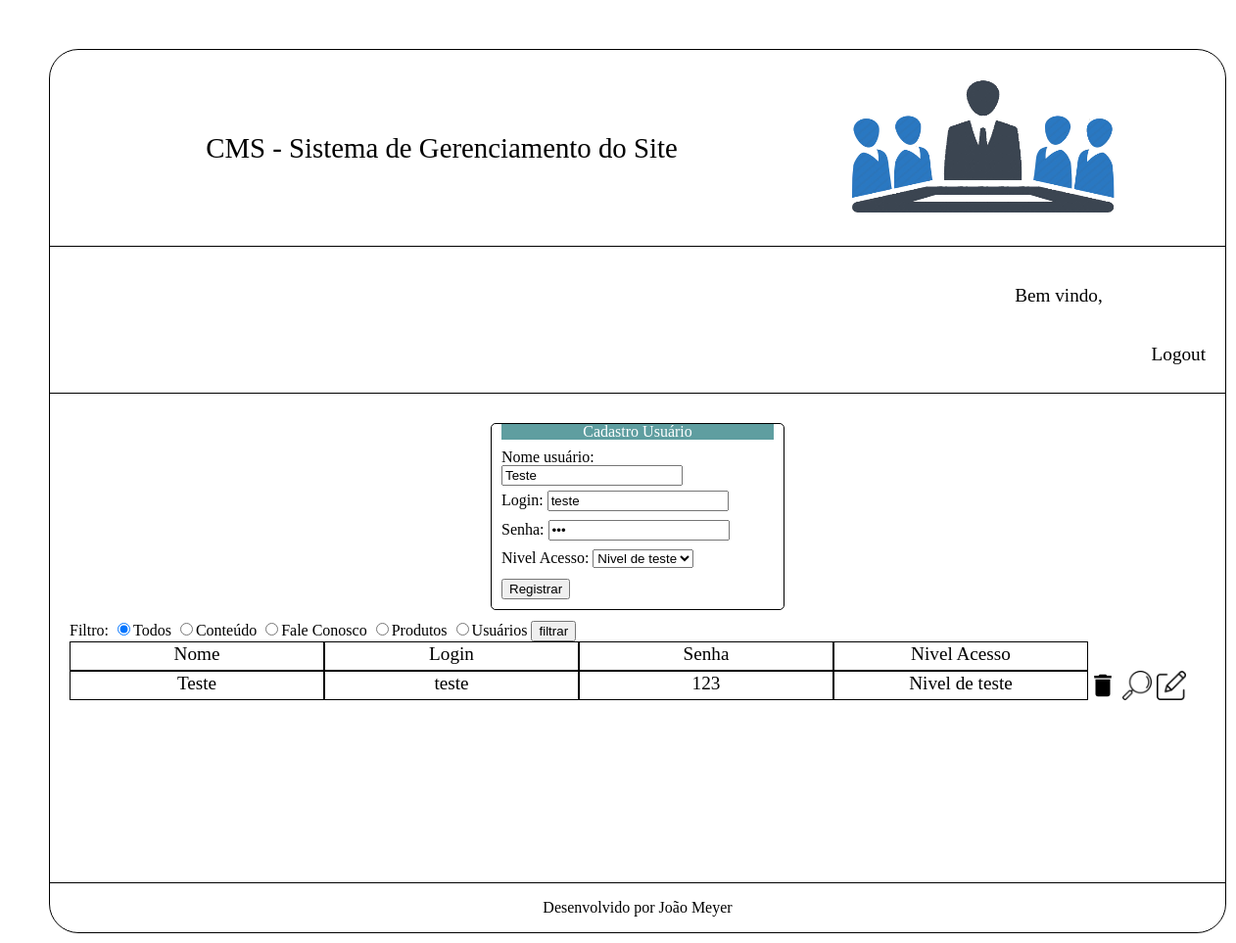
Page /Projeto_Hamburgueria2.0/cms/pagina_usuarios.php?modo=editar&id=1 on the committed database.
### tables this page shows
create table tblUsuario (
	idUsuario int(11) not null auto_increment primary key,
    nome varchar(200) not null,
    login varchar(200) not null,
    senha varchar(100) not null,
    idNivelAcesso int(11) not null,
    constraint FK_idNivelAcesso_tblUsuario foreign key (idNivelAcesso)
    references tblNivelAcesso (idNivelAcesso)
);

create table tblNivelAcesso (
	idNivelAcesso int(11) not null auto_increment primary key,
    nomeNivel varchar(200) not null,
    acessoConteudo boolean not null,
    acessoFaleConosco boolean not null,
    acessoProduto boolean not null,
    acessoUsuarios boolean not null
);

### Projeto_Hamburgueria2.0/cms/pagina_usuarios.php (the view, shortened to what this page needs)
<?php
    $conexao = conexaoMysql();
    $dominio= $_SERVER['HTTP_HOST'];
    $url = "http://" . $dominio. $_SERVER['REQUEST_URI'];
    if(isset($_POST['btnFiltrar'])){
        if($_GET['modo']){
            if($_GET['modo'] == 'filtrar'){
                $filtro = $_POST['inputFiltro'];
                switch($filtro){
                    case "c":
                        $sqlQuerySelect = "select tblUsuario.*, tblNivelAcesso.nomeNivel
                            from tblUsuario, tblNivelAcesso
                            where tblUsuario.idNivelAcesso = tblNivelAcesso.idNivelAcesso
                            and tblNivelAcesso.acessoConteudo = 1
                            order by tblUsuario.nome";
                    break;
                    case "f":
                        $sqlQuerySelect = "select tblUsuario.*, tblNivelAcesso.nomeNivel
                            from tblUsuario, tblNivelAcesso
                            where tblUsuario.idNivelAcesso = tblNivelAcesso.idNivelAcesso
                            and tblNivelAcesso.acessoFaleConosco = 1
                            order by tblUsuario.nome";
                    break;
                    case "p":
                        $sqlQuerySelect = "select tblUsuario.*, tblNivelAcesso.nomeNivel
                            from tblUsuario, tblNivelAcesso
                            where tblUsuario.idNivelAcesso = tblNivelAcesso.idNivelAcesso
                            and tblNivelAcesso.acessoProduto = 1
                            order by tblUsuario.nome";
                    break;
                    case "u":
                        $sqlQuerySelect = "select tblUsuario.*, tblNivelAcesso.nomeNivel
                            from tblUsuario, tblNivelAcesso
                            where tblUsuario.idNivelAcesso = tblNivelAcesso.idNivelAcesso
                            and tblNivelAcesso.acessoUsuarios = 1
                            order by tblUsuario.nome";
                    break;
                    default:
                        $sqlQuerySelect = "select tblUsuario.*, tblNivelAcesso.nomeNivel
                            from tblUsuario, tblNivelAcesso
                            where tblUsuario.idNivelAcesso = tblNivelAcesso.idNivelAcesso
                            order by tblUsuario.nome";
                    break;
                }
            }
        }
    }
    else{
        $sqlQuerySelect = "select tblUsuario.*, tblNivelAcesso.nomeNivel
                            from tblUsuario, tblNivelAcesso
                            where tblUsuario.idNivelAcesso = tblNivelAcesso.idNivelAcesso
                            order by tblUsuario.nome";
    }
    $select = mysqli_query($conexao, $sqlQuerySelect);
    $action = "modulos/inserir_usuario.php?modo=inserir&url=".$url;
    $nome = null;
    $login = null;
    $senha = null;
    $idNivelAcesso = null;
    $nomeNivel = null;
    if(isset($_GET['modo'])){
        if($_GET['modo'] == 'editar'){
            if(isset($_GET['id'])){
                $id = $_GET['id'];
                $querySelectUsuario = "
                    select tblUsuario.*,
                    tblNivelAcesso.idNivelAcesso, tblNivelAcesso.nomeNivel
                    from tblUsuario, tblNivelAcesso
                    where tblUsuario.idNivelAcesso = tblNivelAcesso.idNivelAcesso
                    and tblUsuario.idUsuario = ".$id;
                $selectDados = mysqli_query($conexao, $querySelectUsuario);
                if($rsInfoUsuario = mysqli_fetch_assoc($selectDados)){
                    $nome = $rsInfoUsuario['nome'];
                    $login = $rsInfoUsuario['login'];
                    $senha = $rsInfoUsuario['senha'];
                    $idNivelAcesso = $rsInfoUsuario['idNivelAcesso'];
                    $nomeNivel = $rsInfoUsuario['nomeNivel'];
                    $action = "modulos/atualizar.php?modo=atualizar&id=".$rsInfoUsuario['idUsuario']."&url=".$url."&origem=pagina_usuarios";
                }
            }
        }
    }
?>
<!DOCTYPE html>
<html lang="pt-br">
    <head>
    </head>
    <body>
        <div id="conteinerCMS">
            <div id="conteinerSubmenusGerenciamento">
                <form action="<?=$action?>" name="formAdmCadastroUsuario" method="post">
                    <div class="conteinerCadastro">
                        <div class="tituloCadastro">Cadastro Usuário</div>
                        <div class="inputBox">
                            Nome usuário: <input type="text" name="txtNomeUsuario" value="<?=$nome?>" required>
                        </div>
                        <div class="inputBox">
                            Login: <input type="text" name="txtLogin" value="<?=$login?>" required>
                        </div>
                        <div class="inputBox">
                            Senha: <input type="password" name="txtSenha" value="<?=$senha?>" required>
                        </div>
                        <div class="inputBox">
                            Nivel Acesso:
                            <select name="slctNivelAcesso">
                                <?php
                                    if(isset($_GET['modo'])){
                                        if($_GET['modo'] == 'editar'){
                                            ?>
                                                <option value="<?=$idNivelAcesso?>"><?=$nomeNivel?></option>
                                            <?php
                                        }
                                    }
                                    else{
                                ?>
                                        <option value="">Selecione um Nivel</option>
                                <?php
                                    }
                                ?>
                            </select>
                        </div>
                        <div class="botaoRegistrar">
                            <input type="submit" name="btnSubmit" value="Registrar">
                        </div>
                    </div>
                </form>
                <form name="formAdmFaleConoscoFiltro" action="pagina_usuarios.php?modo=filtrar" method="post">
                    Filtro:
                    <input type="radio" name="inputFiltro" value="a" checked>Todos
                    <input type="radio" name="inputFiltro" value="c">Conteúdo
                    <input type="radio" name="inputFiltro" value="f">Fale Conosco
                    <input type="radio" name="inputFiltro" value="p">Produtos
                    <input type="radio" name="inputFiltro" value="u">Usuários
                    <input type="submit" value="filtrar" name="btnFiltrar">
                </form>
                <div class="conteinerComentario">
                    <div class="usuarioNome">Nome</div>
                    <div class="usuarioLogin">Login</div>
                    <div class="usuarioSenha">Senha</div>
                    <div class="usuarioNivelAcesso">Nivel Acesso</div>
                </div>
                <?php
                    while($rsSelect = mysqli_fetch_assoc($select)){
                        ?>
                            <div class="conteinerComentario">
                                <div class="usuarioNome"><?=$rsSelect['nome']?></div>
                                <div class="usuarioLogin"><?=$rsSelect['login']?></div>
                                <div class="usuarioSenha"><?=$rsSelect['senha']?></div>
                                <div class="usuarioNivelAcesso"><?=$rsSelect['nomeNivel']?></div>
                                <a onclick="return confirm('Deseja realmente excluir o registro?');"
                                href="./modulos/deletar.php?modo=excluir&id=<?=$rsSelect['idUsuario']?>&tabela=tblUsuario&coluna=idUsuario&url=<?=$url?>">
                                    <div class="excluir"></div>
                                </a>
                                <div class="visualizar" onclick="visualizarUsuario(<?=$rsSelect['idUsuario']?>);"></div>
                                <a href="pagina_usuarios.php?modo=editar&id=<?=$rsSelect['idUsuario']?>">
                                    <div class="editar"></div>
                                </a>
                            </div>
                        <?php
                    }
                ?>
            </div>
            <div id="rodape">
                Desenvolvido por João Meyer
            </div>
        </div>
    </body>
</html>

### Projeto_Hamburgueria2.0/cms/css/style.css (style rules this page uses)
body { padding: 50px; }
a { text-decoration: none; color: black; }
#conteinerCMS { width: 1200px; min-height: 800px; height: auto; margin-left: auto; margin-right: auto; border: black 1px solid; border-radius: 30px; }
#conteinerSubmenusGerenciamento { width: inherit; min-height: 500px; height: auto; overflow: hidden; padding: 20px; box-sizing: border-box; border-bottom: 1px solid black; }
.conteinerCadastro { width: 300px; min-height: 100px; height: auto; border: solid 1px black; box-sizing: border-box; padding: 10px; padding-top: 0px; border-radius: 5px; margin-bottom: 10px; margin-top: 10px; margin-left: auto; margin-right: auto; }
.tituloCadastro { text-align: center; background-color: cadetblue; color: white; margin-bottom: 10px; }
.inputBox { width: 100%; min-height: 25px; height: auto; overflow: hidden; box-sizing: border-box; margin-bottom: 5px; }
.usuarioNome { width: 260px; height: 30px; border: 1px black solid; box-sizing: border-box; font-size: 1.2em; line-height: 1.2em; text-align: center; float: left; }
.usuarioLogin { width: 260px; height: 30px; border: 1px black solid; box-sizing: border-box; font-size: 1.2em; line-height: 1.2em; text-align: center; float: left; }
.usuarioSenha { width: 260px; height: 30px; border: 1px black solid; box-sizing: border-box; font-size: 1.2em; line-height: 1.2em; text-align: center; float: left; }
.usuarioNivelAcesso { width: 260px; height: 30px; border: 1px black solid; box-sizing: border-box; font-size: 1.2em; line-height: 1.2em; text-align: center; float: left; }
.conteinerComentario { width: 1160px; min-height: 30px; height: auto; float: left; }
.excluir { width: 30px; height: 30px; margin-right: 5px; float: left; background-repeat: no-repeat; background-size: cover; background-image: url(../imagens/delete-24px.svg); }
.visualizar { width: 30px; height: 30px; margin-right: 5px; float: left; background-repeat: no-repeat; background-size: cover; background-image: url(../imagens/visualizar.png); }
.editar { width: 30px; height: 30px; margin-right: 5px; float: left; background-repeat: no-repeat; background-size: cover; background-image: url(../imagens/editar.png); }
#rodape { width: inherit; height: 50px; line-height: 50px; text-align: center; }

### rows in the picture
tblusuario: txtNomeUsuario "Teste", txtLogin "teste", slctNivelAcesso "Nivel de teste", nome "Teste", login "teste", senha "123", idNivelAcesso.nomeNivel "Nivel de teste"
